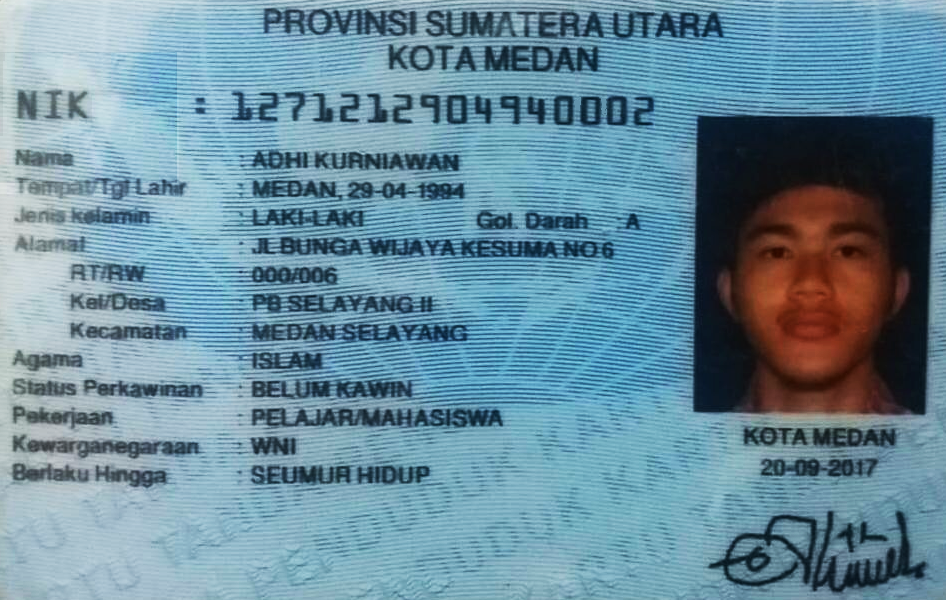
#> input picture Sample KTP/0b9fb6cl.bmp, 946 x 600 px
$ python -i Preprocessing.py   (imports and definitions only)   (older library calls are emulated)
#> lines starting #> are read from the running program, lines starting #| are printed output that depends on the picture; after the words box and inside, x2 and y2 are one past the last pixel; in counts of white or black regions, pixels touching at a corner belong together
### utility/AdjustBrightness.py
import cv2


def adjust_brightness(input_img, brightness, contrast):
    brightness = mapping(brightness, 0, 550, -250, 255)
    contrast = mapping(contrast, 0, 253, -127, 127)

    if brightness != 0:
        if brightness > 0:
            shadow = brightness
            highlight = 255
        else:
            shadow = 0
            highlight = 255 + brightness
        alpha_b = (highlight - shadow) / 255
        gamma_b = shadow

        buf = cv2.addWeighted(input_img, alpha_b, input_img, 0, gamma_b)
    else:
        buf = input_img.copy()

    if contrast != 0:
        f = float(131 * (contrast + 127)) / (127 * (131 - contrast))
        alpha_c = f
        gamma_c = 127 * (1 - f)

        buf = cv2.addWeighted(buf, alpha_c, buf, 0, gamma_c)

    # cv2.putText(buf, 'B:{},C:{}'.format(brightness, contrast), (10, 30), cv2.FONT_HERSHEY_SIMPLEX, 1, (0, 0, 255), 2)
    return buf


def mapping(x, in_min, in_max, out_min, out_max):
    return int((x - in_min) * (out_max - out_min) / (in_max - in_min) + out_min)

### utility/ProfileProjection.py
import numpy as np
import cv2


# [29 lines left out: function vertical_projection, not called in this run]


def horizontal_projection_header(picture, threshold):
    counter = 0
    node_x = 0

    height, width = picture.shape
    histogram_y = []
    for x in range(0, height):
        counter = 0
        for y in range(0, width):
            if picture[x][y] == 0:
                counter = counter + 1
        histogram_y.append(counter)

    range_x = []
    start_point = 0
    end_point = 0
    for x in range(0, len(histogram_y) - 1):
        if histogram_y[x] >= threshold:
            if start_point == 0:
                start_point = x

        if histogram_y[x + 1] > threshold:
            if start_point != 0:
                end_point = x + 1
        else:
            if start_point != 0:
                range_x.append((start_point, end_point))
                start_point = 0
                end_point = 0

    for x in range(0, len(range_x)):
        _range = range_x[x][1] - range_x[x][0]
        if range_x[x][1] == 0:
            return range_x[x-1][1]
        if _range > 50:
            return range_x[x][0]-1
        elif _range >= 3:
            counter = counter + 1
            if counter == 3:
                node_x = range_x[x][1]
                break

    return node_x


# [45 lines left out: functions horizontal_projection, crop, not called in this run]


def vertical_projection_remove_picture(picture):
    height, width = picture.shape
    histogram_y = []
    for x in range(0, width):
        counter = 0
        for y in range(0, height):
            if picture[y][x] == 0:
                counter = counter + 1
        histogram_y.append(counter)
    start_point = 0

    for x in range(0, len(histogram_y) - 1):
        if x > width / 2:
            if histogram_y[x] >= 100:
                if start_point == 0:
                    start_point = x
                    break
    return start_point


# [5 lines left out: function get_last_range, not called in this run]

### utility/Features.py
import numpy
import cv2
from utility.AdjustBrightness import adjust_brightness
from skimage.feature import local_binary_pattern
from skimage.feature import graycomatrix
from skimage.feature import graycoprops


class Features:
    # [9 lines left out: function __init__, not called in this run]


def get_features(resize, show_image=False):
    clip = cv2.cvtColor(adjust_brightness(resize, 150, 250), cv2.COLOR_RGB2GRAY)
    if show_image:
        cv2.imshow('clip', clip)

    red = resize[:, :, 0]
    green = resize[:, :, 1]
    blue = resize[:, :, 2]

    avg_red = sum(red.flatten())/(800.0 * 400.0)
    avg_green = sum(green.flatten())/(800.0 * 400.0)
    avg_blue = sum(blue.flatten())/(800.0 * 400.0)

    max_colour = max([avg_red, avg_green, avg_blue])
    min_colour = min([avg_red, avg_green, avg_blue])

    intensity = 1.0/3.0 * (avg_red + avg_green + avg_blue)
    saturation = 0

    if max_colour != min_colour:
        saturation = 1 - (min_colour / intensity)

    img_bw = (clip > 0.2)
    img_bw = img_bw.flatten()
    prob_w = img_bw.sum() / len(img_bw)
    prob_b = 1 - prob_w

    # Calculate Entropy
    if prob_w == 0 or prob_w == 1:
        entropy = 0
    else:
        entropy = (-((prob_b * numpy.log(prob_b)) +
                     (prob_w * numpy.log(prob_w))))

    # Compute LBP image
    radius = 3
    n_points = 24
    lbp_image = local_binary_pattern(clip, n_points, radius, method="uniform")

    lbp_hist, _ = numpy.histogram(lbp_image, bins=numpy.arange(0, n_points + 3), range=(0, n_points + 2))
    lbp_hist = lbp_hist / (lbp_hist.sum() + 1e-6)  # Normalize the histogram
    lbp_hist = lbp_hist.flatten()

    lbp = min(lbp_hist)

    co_matrix = graycomatrix(clip, [5], [0], levels=256, symmetric=True, normed=True)

    contrast = graycoprops(co_matrix, 'contrast')
    correlation = graycoprops(co_matrix, 'correlation')
    energy = graycoprops(co_matrix, 'energy')
    homogeneity = graycoprops(co_matrix, 'homogeneity')
    cv2.waitKey()

    # return [
    #     numpy.float32(entropy),
    #     numpy.float32(lbp),
    #     numpy.float32(intensity),
    #     numpy.float32(saturation),
    #     numpy.float32(contrast[0][0]),
    #     numpy.float32(correlation[0][0]),
    #     numpy.float32(energy[0][0]),
    #     numpy.float32(homogeneity[0][0])]

    return [
        numpy.float32(contrast[0][0]),
        numpy.float32(entropy),
        numpy.float32(intensity)]

### utility/Preprocessing.py
import cv2
import numpy
from utility.ProfileProjection import vertical_projection_remove_picture, horizontal_projection_header
from utility.AdjustBrightness import adjust_brightness
from utility.Features import get_features
import string


def preprocessing_image(path: string, with_vision=False):
#> called with path = '../Sample KTP/0b9fb6cl.bmp', with_vision = False
    image = cv2.imread(path)
#> image is the input picture: shape (600, 946, 3); mean B, G, R 157, 140.6, 105.7
    resize = cv2.resize(image, (800, 400), interpolation=cv2.INTER_AREA)
    resize = adjust_brightness(resize, 340, 180)

    if with_vision:
        cv2.imshow('original', resize)
        cv2.waitKey()

    grey = cv2.cvtColor(resize, cv2.COLOR_RGB2GRAY)
    ret, binary = cv2.threshold(grey, 0, 255, cv2.THRESH_OTSU)
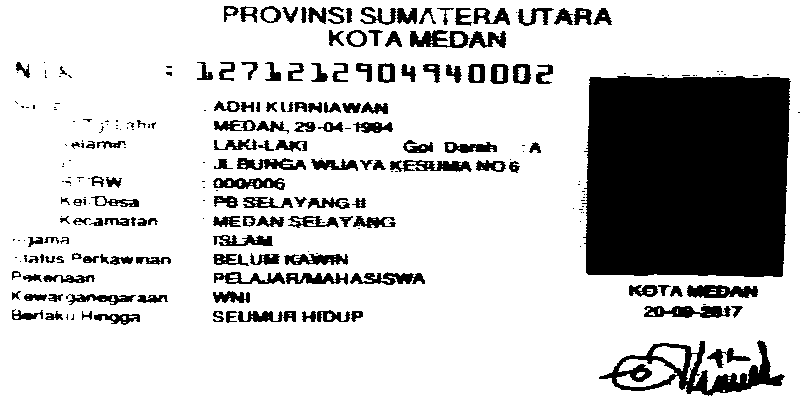
#> binary: shape (400, 800); 78.7% white; 255 black regions (107 under 20 px), largest, box (x1, y1, x2, y2) and area: (582, 76, 791, 277) 39573, (599, 340, 785, 396) 3275, (687, 285, 758, 298) 703
#> ret = 148

    # Removing KTP Picture
    range_y = vertical_projection_remove_picture(binary)
#> range_y = 587
    without_picture = binary[:, 0:range_y+10]
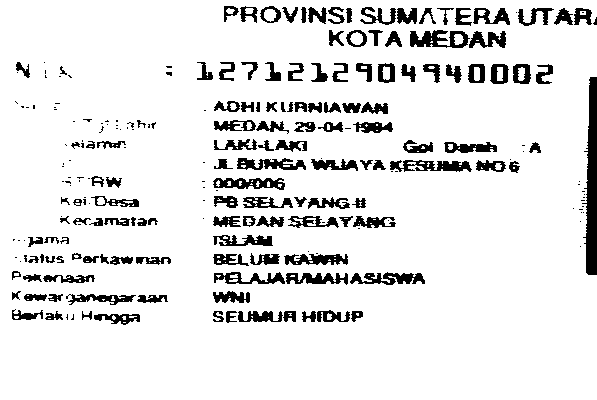
#> without_picture: shape (400, 597); 89.6% white; 231 black regions (92 under 20 px), largest, box (x1, y1, x2, y2) and area: (582, 77, 597, 275) 1915, (410, 30, 470, 48) 632, (390, 160, 472, 172) 599

    if with_vision:
        cv2.imshow('remove photo', without_picture)
        cv2.waitKey()

    node_x = horizontal_projection_header(binary, 5)
#> node_x = 61
    used_photo = numpy.full((400, 800, 3), dtype=numpy.uint8, fill_value=255)

    header = resize[0:node_x+2, :, :]
    body = resize[node_x:, 0:range_y-3, :]
    header_height, header_width, _ = header.shape
#> header_height = 63; header_width = 800
    body_height, body_width, _ = body.shape
#> body_height = 339; body_width = 584

    # used_photo = body
    used_photo[0:header_height, 0:header_width, :] = header
    used_photo[header_height-2:body_height+header_height, 0:body_width, :] = body

    people = resize[node_x:400, range_y:800 , :]
    features = get_features(resize)
#> call 2 of adjust_brightness, with brightness = 150, contrast = 250
#> in adjust_brightness (call 2), `buf = cv2.addWeighted(buf, alpha_c, buf, 0, gamma_c)`:
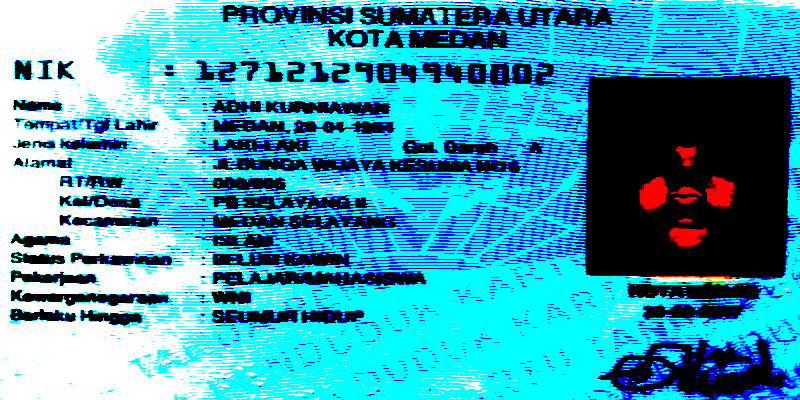
#> buf: shape (400, 800, 3); mean B, G, R 188.2, 161.6, 55.1
#> in get_features, `clip = cv2.cvtColor(adjust_brightness(resize, 150, 250), cv2.COLOR_RGB..`:
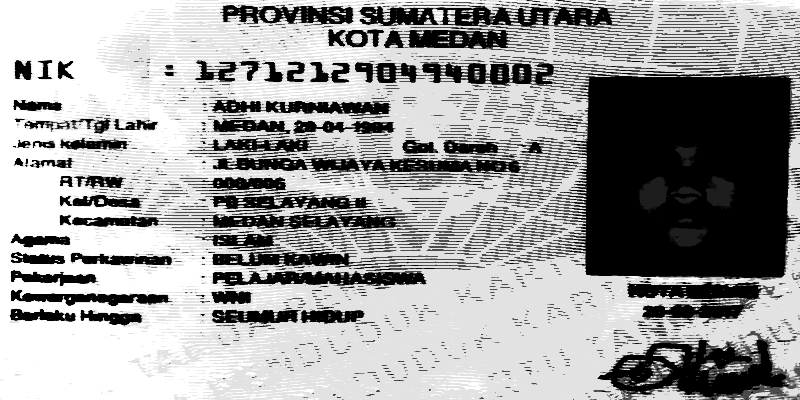
#> clip: shape (400, 800); min 0, max 255, mean 157.4
#> in get_features, `blue = resize[:, :, 2]`:
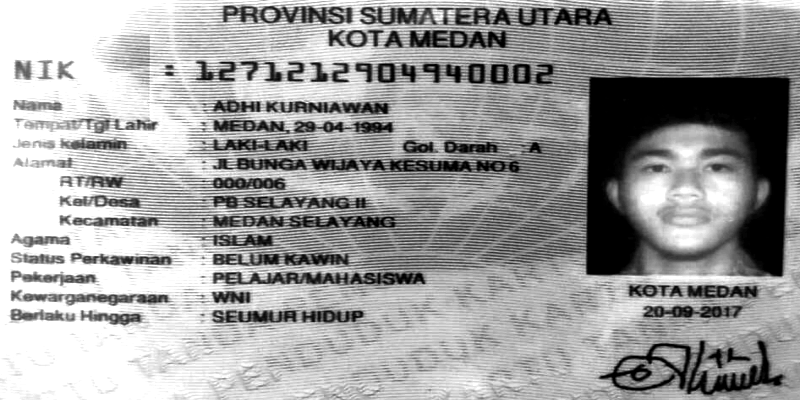
#> blue: shape (400, 800); min 0, max 255, mean 158.7
#> in get_features, `avg_red = sum(red.flatten())/(800.0 * 400.0)`: avg_red = 211.2
#> in get_features, `avg_green = sum(green.flatten())/(800.0 * 400.0)`: avg_green = 201.9
#> in get_features, `avg_blue = sum(blue.flatten())/(800.0 * 400.0)`: avg_blue = 158.7
#> in get_features, `max_colour = max([avg_red, avg_green, avg_blue])`: max_colour = 211.2
#> in get_features, `min_colour = min([avg_red, avg_green, avg_blue])`: min_colour = 158.7
#> in get_features, `intensity = 1.0/3.0 * (avg_red + avg_green + avg_blue)`: intensity = 190.6
#> in get_features, `saturation = 1 - (min_colour / intensity)`: saturation = 0.168
#> in get_features, `img_bw = (clip > 0.2)`:
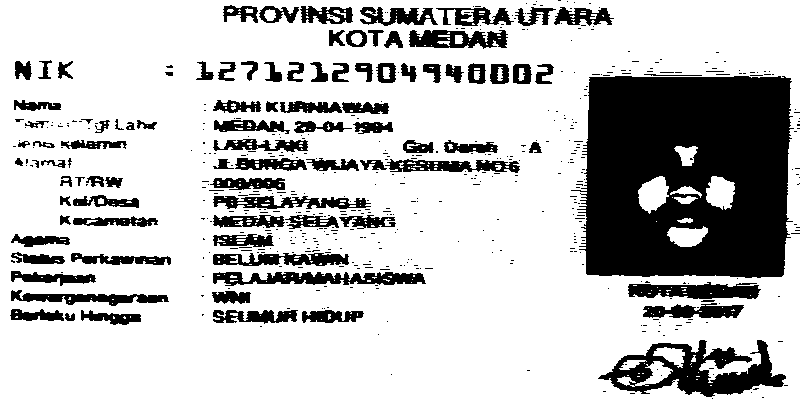
#> img_bw: shape (400, 800) bool; 75.5% white; 527 black regions (432 under 20 px), largest, box (x1, y1, x2, y2) and area: (571, 76, 794, 278) 37426, (598, 340, 786, 397) 4896, (213, 272, 426, 286) 1889
#> in get_features, `prob_w = img_bw.sum() / len(img_bw)`: prob_w = 0.755
#> in get_features, `prob_b = 1 - prob_w`: prob_b = 0.245
#> in get_features, `entropy = (-((prob_b * numpy.log(prob_b)) + (prob_w * numpy.log(prob_w..`: entropy = 0.557
#> in get_features, `lbp_image = local_binary_pattern(clip, n_points, radius, method="unifo..`:
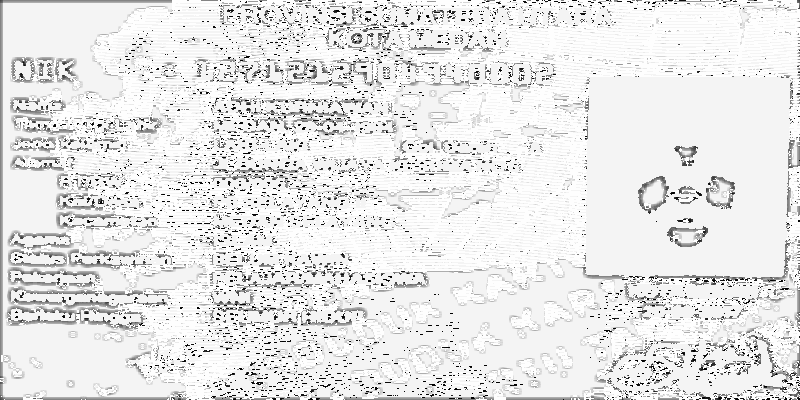
#> lbp_image: shape (400, 800) float64; min 0, max 25, mean 22.7; drawn with min black and max white
#> in get_features, `lbp_hist, _ = numpy.histogram(lbp_image, bins=numpy.arange(0, n_points..`: lbp_hist = 26 values, max 156023 at index 24, min 459 at index 6, mean 12307.7
#> in get_features, `lbp_hist = lbp_hist / (lbp_hist.sum() + 1e-6)`: lbp_hist = 26 values, max 0.488 at index 24, min 0.00143 at index 6, mean 0.0385
#> in get_features, `lbp = min(lbp_hist)`: lbp = 0.00143
#> in get_features, `contrast = graycoprops(co_matrix, 'contrast')`: contrast = [4471.9]
#> in get_features, `correlation = graycoprops(co_matrix, 'correlation')`: correlation = [0.796]
#> in get_features, `energy = graycoprops(co_matrix, 'energy')`: energy = [0.403]
#> in get_features, `homogeneity = graycoprops(co_matrix, 'homogeneity')`: homogeneity = [0.704]
#> features = [4471.9, 0.557, 190.6]

    if with_vision:
        cv2.imshow('used', used_photo)
        cv2.imshow('people', people)
        # cv2.imshow('header', header)
        # cv2.imshow('body', body)
        cv2.waitKey()

    return used_photo, people, features

>>> result = preprocessing_image('../Sample KTP/0b9fb6cl.bmp')

$ run again, on Sample KTP/85lya0a0.bmp
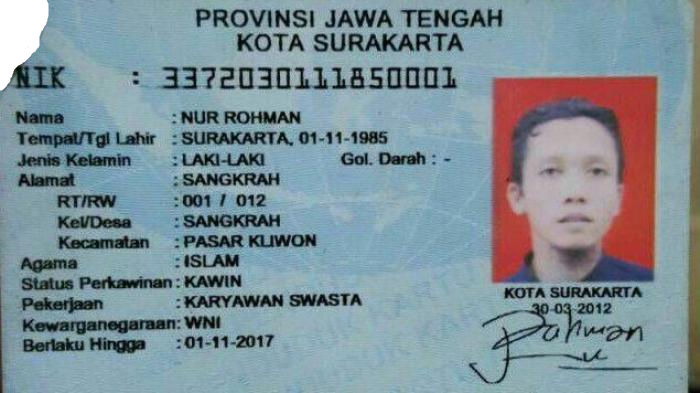
#> input picture Sample KTP/85lya0a0.bmp, 700 x 393 px
#> in preprocessing_image, image is the input picture: shape (393, 700, 3); mean B, G, R 152.9, 144.6, 126.8
#> in preprocessing_image, `ret, binary = cv2.threshold(grey, 0, 255, cv2.THRESH_OTSU)`:
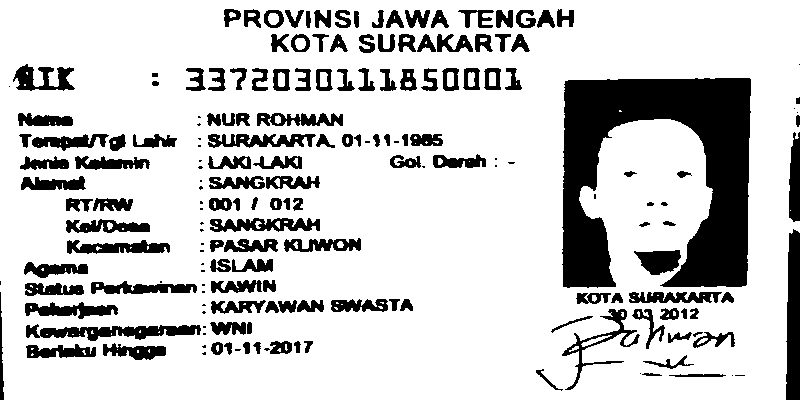
#> binary: shape (400, 800); 80% white; 187 black regions (42 under 20 px), largest, box (x1, y1, x2, y2) and area: (562, 78, 751, 288) 22648, (786, 229, 800, 400) 2122, (26, 324, 201, 341) 1591
#> ret = 169
#> range_y = 563
#> without_picture: shape (400, 573); 84.4% white; 156 black regions (35 under 20 px), largest, box (x1, y1, x2, y2) and area: (562, 80, 573, 288) 1956, (26, 324, 201, 341) 1591, (210, 218, 320, 232) 985
#> node_x = 0
#> avg_red = 219.2
#> avg_green = 217.5
#> avg_blue = 196.3
#> max_colour = 219.2
#> min_colour = 196.3
#> intensity = 211
#> saturation = 0.0697
#> img_bw: shape (400, 800) bool; 81.6% white; 174 black regions (61 under 20 px), largest, box (x1, y1, x2, y2) and area: (785, 0, 800, 400) 4577, (579, 99, 715, 199) 3918, (629, 248, 748, 288) 3011
#> prob_w = 0.816
#> prob_b = 0.184
#> entropy = 0.477
#> in get_features, `lbp_image = local_binary_pattern(clip, n_points, radius, method="unifo..`:
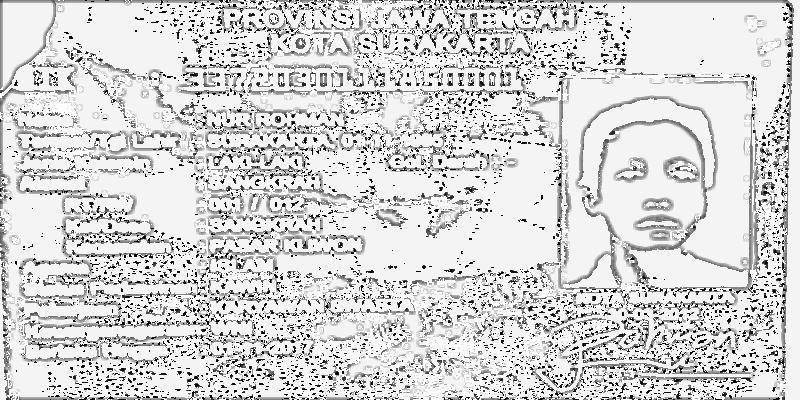
#> lbp_image: shape (400, 800) float64; min 0, max 25, mean 21; drawn with min black and max white
#> in get_features, `lbp_hist, _ = numpy.histogram(lbp_image, bins=numpy.arange(0, n_points..`: lbp_hist = 26 values, max 181388 at index 24, min 1155 at index 6, mean 12307.7
#> in get_features, `lbp_hist = lbp_hist / (lbp_hist.sum() + 1e-6)`: lbp_hist = 26 values, max 0.567 at index 24, min 0.00361 at index 6, mean 0.0385
#> lbp = 0.00361
#> contrast = [5865.9]
#> correlation = [0.702]
#> energy = [0.352]
#> homogeneity = [0.61]
#> features = [5865.9, 0.477, 211]
